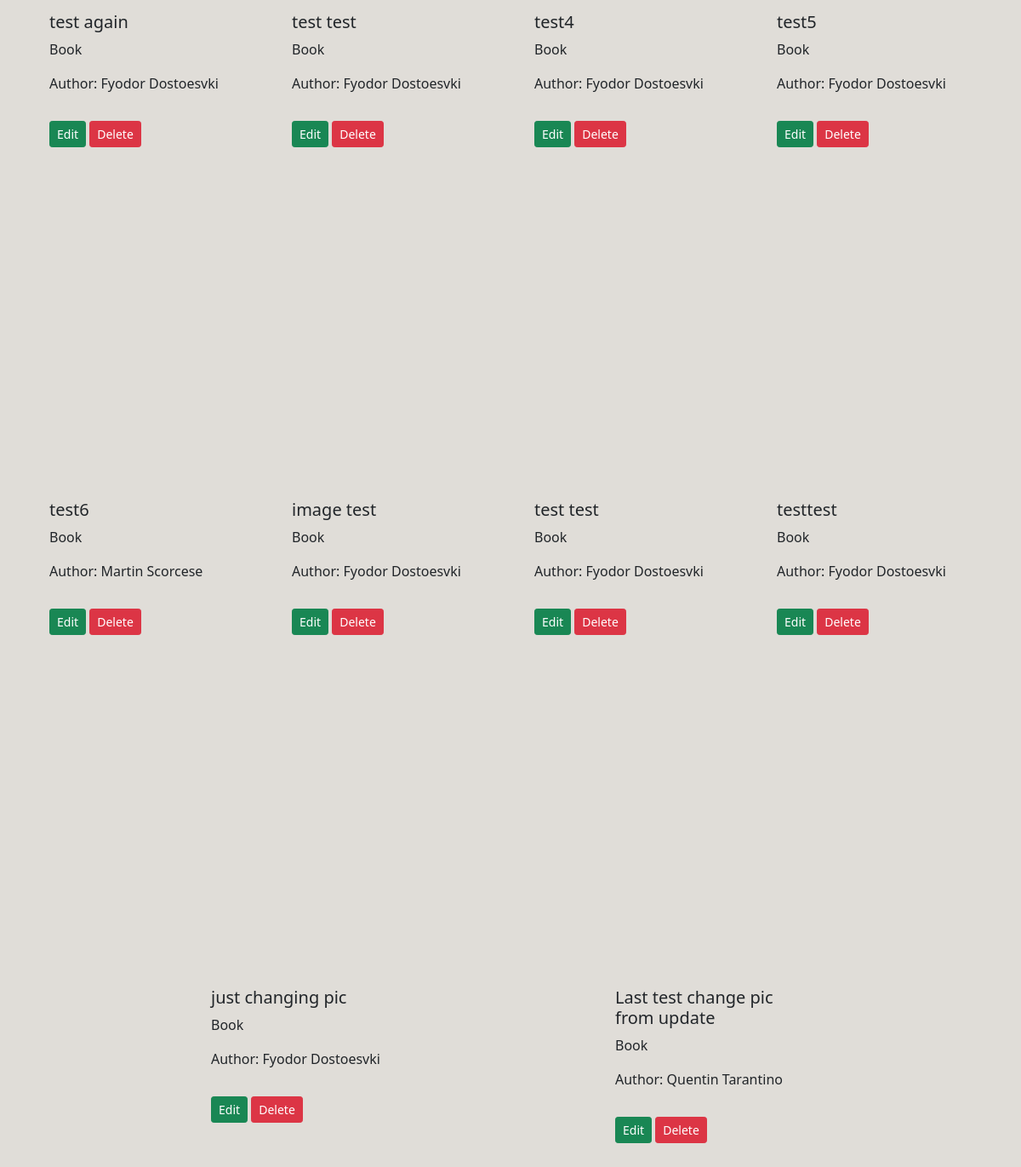
The app's page /admin.php (lower part), older data.
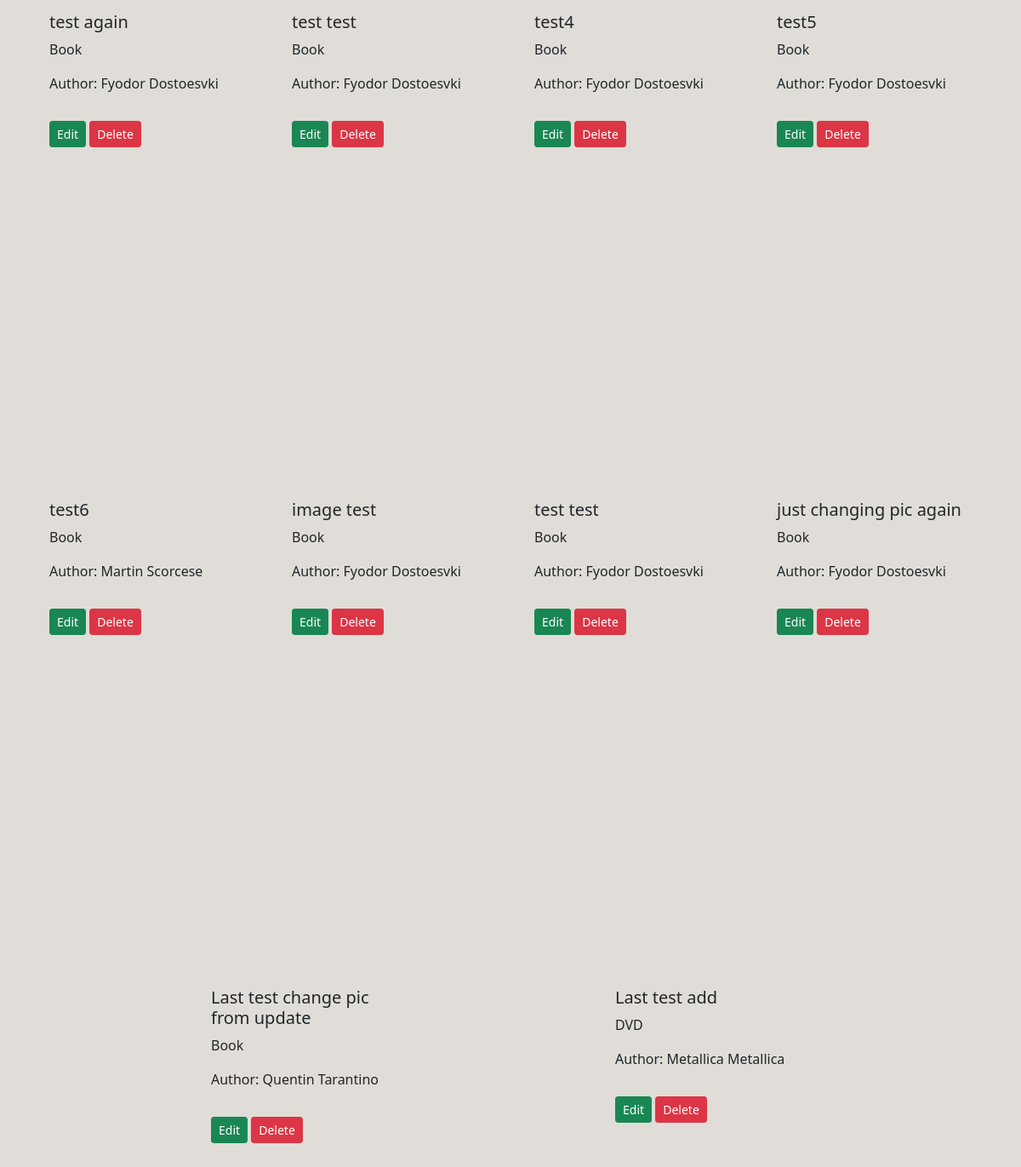
The same page, newer data.
### tables this page shows
CREATE TABLE `media` (
  `id` int(11) NOT NULL,
  `image` varchar(255) NOT NULL,
  `author_id` int(11) NOT NULL,
  `ISBN` varchar(20) NOT NULL,
  `short_desc` text NOT NULL,
  `publish_date` date NOT NULL,
  `publisher_id` int(11) NOT NULL,
  `type` enum('Book','CD','DVD') NOT NULL,
  `status` enum('available','reserved') NOT NULL,
  `title` varchar(50) NOT NULL
);

### actions/view.php (the view, shortened to what this page needs)
<?php
function viewMediaAdministrator($img, $title, $type, $author, $id)
    {
    return "<div class=\"col-6 col-md-4 col-lg-3 my-3\">
        <div class=\"card\bg-light\">
            <div style='background-image: url(".$img."); background-repeat: no-repeat; background-size: contain; height: 350px; background-position: center;'>
            </div>
            <div class=\"card-body\">
                <h5 class=\"card-title\">".$title."</h5>
                <p class=\"card-text\">".$type."</p>
                <p class=\"card-text\">Author: ".$author."</p>
            </div>
            <div class=\"card-body\">
                <a href='update.php?id=".$id."' class='btn btn-success btn-sm'>Edit</a>
                <a href='delete.php?id=".$id."' class='btn btn-danger btn-sm'>Delete</a>
            </div>
        </div>
    </div>";
    }

### components/boot.php (shortened to what this page needs)
<link href="https://cdn.jsdelivr.net/npm/bootstrap@5.0.0-beta3/dist/css/bootstrap.min.css" rel="stylesheet">

### admin.php (shortened to what this page needs)
<?php
include_once 'components/boot.php';
include_once 'actions/db_connect.php';
include_once 'actions/view.php';
?>
<!DOCTYPE html>
<html lang="en">
<head>
    <link rel="stylesheet" href="style.css">
</head>
<body>
    <div class="container">
        <div class="row justify-content-evenly py-5">
            <?php
            $query = "SELECT media.id, media.image, media.title, media.type, author.first_name AS first_name, author.last_name AS last_name
                        FROM media LEFT JOIN author ON media.author_id = author.author_id";
            $result = mysqli_query($connect, $query);
            for ($set = array(); $row = $result->fetch_assoc(); $set[] = $row);
            foreach ($set as $value) {
                $image = '';
                if (strlen($value['image']) < 18) {
                    $image = 'pictures/' . $value['image'];
                } else
                    $image = $value['image'];
                echo viewMediaAdministrator($image, $value['title'], $value['type'], $value['first_name'] . ' ' . $value['last_name'], $value['id']);
            }
            ?>
        </div>
    </div>
</body>
</html>

### style.css (style rules this page uses)
* { margin: 0; padding: 0; }
body { background: rgb(224, 221, 216); }

Row changes from the older to the newer data that the page shows:
removed media: title "testtest", type "Book", author "Fyodor Dostoesvki"
changed media: title "just changing pic" → "just changing pic again"
added media: title "Last test add", type "DVD", author "Metallica Metallica"
